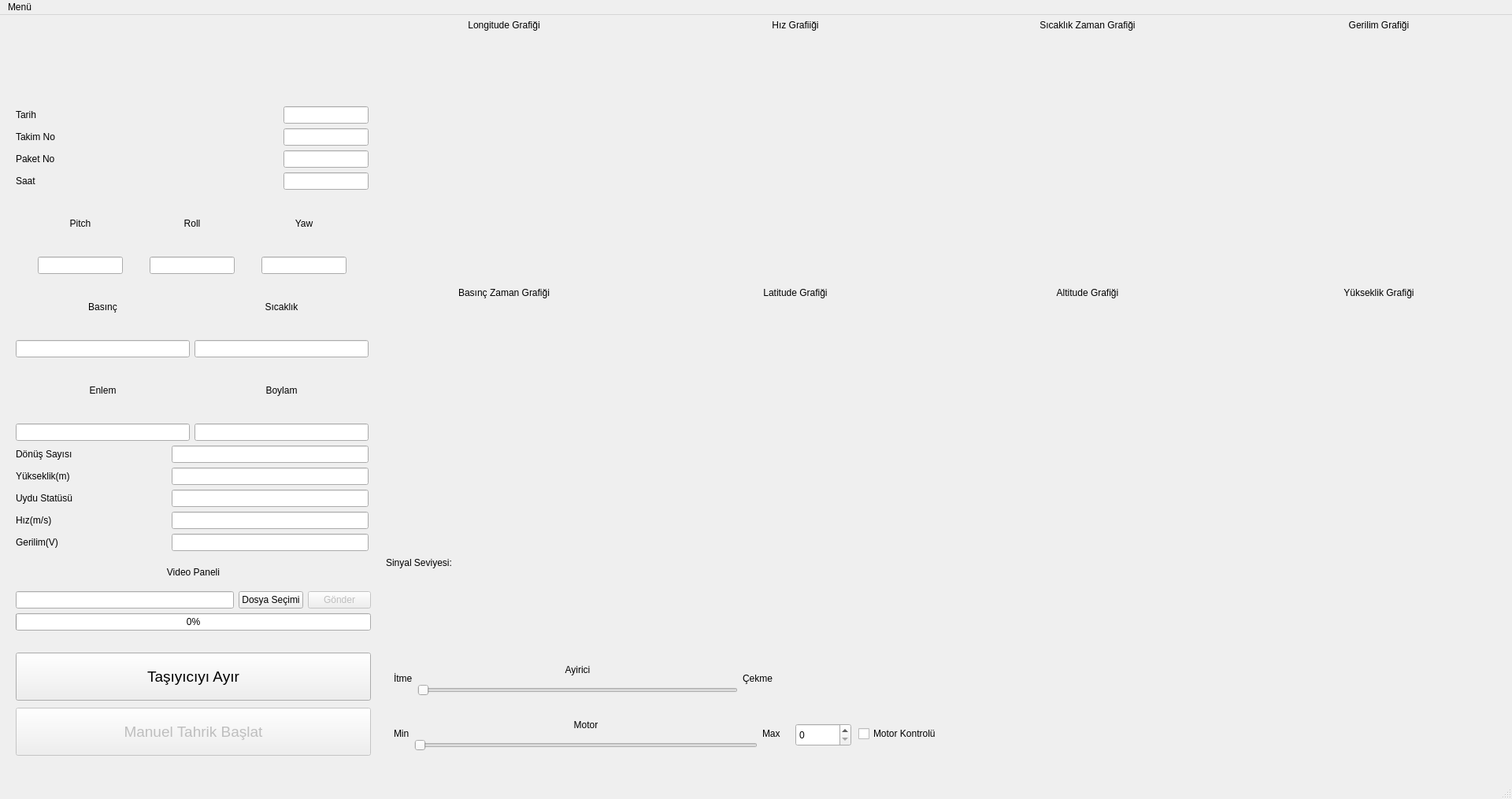
<?xml version="1.0" encoding="UTF-8"?>
<ui version="4.0">
 <class>MainWindow</class>
 <widget class="QMainWindow" name="MainWindow">
  <property name="geometry">
   <rect>
    <x>0</x>
    <y>0</y>
    <width>1920</width>
    <height>1015</height>
   </rect>
  </property>
  <property name="windowTitle">
   <string>MainWindow</string>
  </property>
  <widget class="QWidget" name="centralwidget">
   <widget class="QWidget" name="verticalLayoutWidget_6">
    <property name="geometry">
     <rect>
      <x>20</x>
      <y>10</y>
      <width>448</width>
      <height>671</height>
     </rect>
    </property>
    <layout class="QVBoxLayout" name="verticalLayout_15">
     <property name="rightMargin">
      <number>0</number>
     </property>
     <item>
      <layout class="QHBoxLayout" name="horizontalLayout_15">
       <item>
        <spacer name="horizontalSpacer">
         <property name="orientation">
          <enum>Qt::Horizontal</enum>
         </property>
         <property name="sizeHint" stdset="0">
          <size>
           <width>40</width>
           <height>20</height>
          </size>
         </property>
        </spacer>
       </item>
       <item>
        <widget class="QLabel" name="label_31">
         <property name="sizePolicy">
          <sizepolicy hsizetype="Fixed" vsizetype="Fixed">
           <horstretch>0</horstretch>
           <verstretch>0</verstretch>
          </sizepolicy>
         </property>
         <property name="maximumSize">
          <size>
           <width>321</width>
           <height>121</height>
          </size>
         </property>
         <property name="text">
          <string/>
         </property>
         <property name="pixmap">
          <pixmap resource="logo.qrc">:/new/prefix1/nevfeza.png</pixmap>
         </property>
         <property name="scaledContents">
          <bool>true</bool>
         </property>
        </widget>
       </item>
       <item>
        <spacer name="horizontalSpacer_2">
         <property name="orientation">
          <enum>Qt::Horizontal</enum>
         </property>
         <property name="sizeHint" stdset="0">
          <size>
           <width>40</width>
           <height>20</height>
          </size>
         </property>
        </spacer>
       </item>
      </layout>
     </item>
     <item>
      <layout class="QHBoxLayout" name="horizontalLayout_6">
       <item>
        <widget class="QLabel" name="label_18">
         <property name="text">
          <string>Tarih</string>
         </property>
        </widget>
       </item>
       <item>
        <widget class="QLineEdit" name="textDate">
         <property name="sizePolicy">
          <sizepolicy hsizetype="Fixed" vsizetype="Fixed">
           <horstretch>0</horstretch>
           <verstretch>0</verstretch>
          </sizepolicy>
         </property>
         <property name="readOnly">
          <bool>true</bool>
         </property>
        </widget>
       </item>
      </layout>
     </item>
     <item>
      <layout class="QHBoxLayout" name="horizontalLayout">
       <item>
        <widget class="QLabel" name="label_15">
         <property name="text">
          <string>Takim No</string>
         </property>
        </widget>
       </item>
       <item>
        <widget class="QLineEdit" name="textTeamNo">
         <property name="sizePolicy">
          <sizepolicy hsizetype="Fixed" vsizetype="Fixed">
           <horstretch>0</horstretch>
           <verstretch>0</verstretch>
          </sizepolicy>
         </property>
         <property name="readOnly">
          <bool>true</bool>
         </property>
        </widget>
       </item>
      </layout>
     </item>
     <item>
      <layout class="QHBoxLayout" name="horizontalLayout_4">
       <item>
        <widget class="QLabel" name="label_16">
         <property name="text">
          <string>Paket No</string>
         </property>
        </widget>
       </item>
       <item>
        <widget class="QLineEdit" name="textPackageNo">
         <property name="sizePolicy">
          <sizepolicy hsizetype="Fixed" vsizetype="Fixed">
           <horstretch>0</horstretch>
           <verstretch>0</verstretch>
          </sizepolicy>
         </property>
         <property name="readOnly">
          <bool>true</bool>
         </property>
        </widget>
       </item>
      </layout>
     </item>
     <item>
      <layout class="QHBoxLayout" name="horizontalLayout_5">
       <item>
        <widget class="QLabel" name="label_17">
         <property name="text">
          <string>Saat</string>
         </property>
        </widget>
       </item>
       <item>
        <widget class="QLineEdit" name="textTime">
         <property name="sizePolicy">
          <sizepolicy hsizetype="Fixed" vsizetype="Fixed">
           <horstretch>0</horstretch>
           <verstretch>0</verstretch>
          </sizepolicy>
         </property>
         <property name="readOnly">
          <bool>true</bool>
         </property>
        </widget>
       </item>
      </layout>
     </item>
     <item>
      <layout class="QHBoxLayout" name="horizontalLayout_7">
       <item>
        <layout class="QVBoxLayout" name="verticalLayout_16">
         <item>
          <widget class="QLabel" name="label_19">
           <property name="text">
            <string>Pitch</string>
           </property>
           <property name="alignment">
            <set>Qt::AlignCenter</set>
           </property>
          </widget>
         </item>
         <item>
          <widget class="QLineEdit" name="textPitch">
           <property name="sizePolicy">
            <sizepolicy hsizetype="Fixed" vsizetype="Fixed">
             <horstretch>0</horstretch>
             <verstretch>0</verstretch>
            </sizepolicy>
           </property>
           <property name="readOnly">
            <bool>true</bool>
           </property>
          </widget>
         </item>
        </layout>
       </item>
       <item>
        <layout class="QVBoxLayout" name="verticalLayout_18">
         <item>
          <widget class="QLabel" name="label_21">
           <property name="text">
            <string>Roll</string>
           </property>
           <property name="alignment">
            <set>Qt::AlignCenter</set>
           </property>
          </widget>
         </item>
         <item>
          <widget class="QLineEdit" name="textRoll">
           <property name="sizePolicy">
            <sizepolicy hsizetype="Fixed" vsizetype="Fixed">
             <horstretch>0</horstretch>
             <verstretch>0</verstretch>
            </sizepolicy>
           </property>
           <property name="readOnly">
            <bool>true</bool>
           </property>
          </widget>
         </item>
        </layout>
       </item>
       <item>
        <layout class="QVBoxLayout" name="verticalLayout_17">
         <item>
          <widget class="QLabel" name="label_20">
           <property name="text">
            <string>Yaw</string>
           </property>
           <property name="alignment">
            <set>Qt::AlignCenter</set>
           </property>
          </widget>
         </item>
         <item>
          <widget class="QLineEdit" name="textYaw">
           <property name="sizePolicy">
            <sizepolicy hsizetype="Fixed" vsizetype="Fixed">
             <horstretch>0</horstretch>
             <verstretch>0</verstretch>
            </sizepolicy>
           </property>
           <property name="readOnly">
            <bool>true</bool>
           </property>
          </widget>
         </item>
        </layout>
       </item>
      </layout>
     </item>
     <item>
      <layout class="QHBoxLayout" name="horizontalLayout_8">
       <item>
        <layout class="QVBoxLayout" name="verticalLayout_19">
         <item>
          <widget class="QLabel" name="label_22">
           <property name="text">
            <string>Basınç</string>
           </property>
           <property name="alignment">
            <set>Qt::AlignCenter</set>
           </property>
          </widget>
         </item>
         <item>
          <widget class="QLineEdit" name="textPressure">
           <property name="sizePolicy">
            <sizepolicy hsizetype="MinimumExpanding" vsizetype="Fixed">
             <horstretch>0</horstretch>
             <verstretch>0</verstretch>
            </sizepolicy>
           </property>
           <property name="readOnly">
            <bool>true</bool>
           </property>
          </widget>
         </item>
        </layout>
       </item>
       <item>
        <layout class="QVBoxLayout" name="verticalLayout_20">
         <item>
          <widget class="QLabel" name="label_23">
           <property name="text">
            <string>Sıcaklık</string>
           </property>
           <property name="alignment">
            <set>Qt::AlignCenter</set>
           </property>
          </widget>
         </item>
         <item>
          <widget class="QLineEdit" name="textTemp">
           <property name="sizePolicy">
            <sizepolicy hsizetype="MinimumExpanding" vsizetype="Fixed">
             <horstretch>0</horstretch>
             <verstretch>0</verstretch>
            </sizepolicy>
           </property>
           <property name="readOnly">
            <bool>true</bool>
           </property>
          </widget>
         </item>
        </layout>
       </item>
      </layout>
     </item>
     <item>
      <layout class="QHBoxLayout" name="horizontalLayout_9">
       <item>
        <layout class="QVBoxLayout" name="verticalLayout_21">
         <item>
          <widget class="QLabel" name="label_24">
           <property name="text">
            <string>Enlem</string>
           </property>
           <property name="alignment">
            <set>Qt::AlignCenter</set>
           </property>
          </widget>
         </item>
         <item>
          <widget class="QLineEdit" name="textLat">
           <property name="sizePolicy">
            <sizepolicy hsizetype="MinimumExpanding" vsizetype="Fixed">
             <horstretch>0</horstretch>
             <verstretch>0</verstretch>
            </sizepolicy>
           </property>
           <property name="readOnly">
            <bool>true</bool>
           </property>
          </widget>
         </item>
        </layout>
       </item>
       <item>
        <layout class="QVBoxLayout" name="verticalLayout_22">
         <item>
          <widget class="QLabel" name="label_25">
           <property name="text">
            <string>Boylam</string>
           </property>
           <property name="alignment">
            <set>Qt::AlignCenter</set>
           </property>
          </widget>
         </item>
         <item>
          <widget class="QLineEdit" name="textLong">
           <property name="sizePolicy">
            <sizepolicy hsizetype="MinimumExpanding" vsizetype="Fixed">
             <horstretch>0</horstretch>
             <verstretch>0</verstretch>
            </sizepolicy>
           </property>
           <property name="readOnly">
            <bool>true</bool>
           </property>
          </widget>
         </item>
        </layout>
       </item>
      </layout>
     </item>
     <item>
      <layout class="QVBoxLayout" name="verticalLayout_23">
       <item>
        <layout class="QHBoxLayout" name="horizontalLayout_13">
         <item>
          <widget class="QLabel" name="label_29">
           <property name="text">
            <string>Dönüş Sayısı</string>
           </property>
          </widget>
         </item>
         <item>
          <widget class="QLineEdit" name="textRotation">
           <property name="sizePolicy">
            <sizepolicy hsizetype="Fixed" vsizetype="Fixed">
             <horstretch>0</horstretch>
             <verstretch>0</verstretch>
            </sizepolicy>
           </property>
           <property name="minimumSize">
            <size>
             <width>250</width>
             <height>0</height>
            </size>
           </property>
           <property name="readOnly">
            <bool>true</bool>
           </property>
          </widget>
         </item>
        </layout>
       </item>
       <item>
        <layout class="QHBoxLayout" name="horizontalLayout_11">
         <item>
          <widget class="QLabel" name="label_27">
           <property name="text">
            <string>Yükseklik(m)</string>
           </property>
          </widget>
         </item>
         <item>
          <widget class="QLineEdit" name="textHeight">
           <property name="sizePolicy">
            <sizepolicy hsizetype="Fixed" vsizetype="Fixed">
             <horstretch>0</horstretch>
             <verstretch>0</verstretch>
            </sizepolicy>
           </property>
           <property name="minimumSize">
            <size>
             <width>250</width>
             <height>0</height>
            </size>
           </property>
           <property name="readOnly">
            <bool>true</bool>
           </property>
          </widget>
         </item>
        </layout>
       </item>
       <item>
        <layout class="QHBoxLayout" name="horizontalLayout_10">
         <item>
          <widget class="QLabel" name="label_26">
           <property name="text">
            <string>Uydu Statüsü</string>
           </property>
          </widget>
         </item>
         <item>
          <widget class="QLineEdit" name="textSatelliteStatus">
           <property name="sizePolicy">
            <sizepolicy hsizetype="Fixed" vsizetype="Fixed">
             <horstretch>0</horstretch>
             <verstretch>0</verstretch>
            </sizepolicy>
           </property>
           <property name="minimumSize">
            <size>
             <width>250</width>
             <height>0</height>
            </size>
           </property>
           <property name="readOnly">
            <bool>true</bool>
           </property>
          </widget>
         </item>
        </layout>
       </item>
       <item>
        <layout class="QHBoxLayout" name="horizontalLayout_14">
         <item>
          <widget class="QLabel" name="label_30">
           <property name="text">
            <string>Hız(m/s)</string>
           </property>
          </widget>
         </item>
         <item>
          <widget class="QLineEdit" name="textSpeed">
           <property name="sizePolicy">
            <sizepolicy hsizetype="Fixed" vsizetype="Fixed">
             <horstretch>0</horstretch>
             <verstretch>0</verstretch>
            </sizepolicy>
           </property>
           <property name="minimumSize">
            <size>
             <width>250</width>
             <height>0</height>
            </size>
           </property>
           <property name="readOnly">
            <bool>true</bool>
           </property>
          </widget>
         </item>
        </layout>
       </item>
       <item>
        <layout class="QHBoxLayout" name="horizontalLayout_12">
         <item>
          <widget class="QLabel" name="label_28">
           <property name="text">
            <string>Gerilim(V)</string>
           </property>
          </widget>
         </item>
         <item>
          <widget class="QLineEdit" name="textVoltage">
           <property name="sizePolicy">
            <sizepolicy hsizetype="Fixed" vsizetype="Fixed">
             <horstretch>0</horstretch>
             <verstretch>0</verstretch>
            </sizepolicy>
           </property>
           <property name="minimumSize">
            <size>
             <width>250</width>
             <height>0</height>
            </size>
           </property>
           <property name="readOnly">
            <bool>true</bool>
           </property>
          </widget>
         </item>
        </layout>
       </item>
      </layout>
     </item>
    </layout>
   </widget>
   <widget class="QWidget" name="horizontalLayoutWidget">
    <property name="geometry">
     <rect>
      <x>490</x>
      <y>0</y>
      <width>1411</width>
      <height>331</height>
     </rect>
    </property>
    <layout class="QHBoxLayout" name="horizontalLayout_2">
     <item>
      <layout class="QVBoxLayout" name="verticalLayout_13" stretch="0,0">
       <item>
        <widget class="QLabel" name="label_13">
         <property name="text">
          <string>Longitude Grafiği</string>
         </property>
         <property name="alignment">
          <set>Qt::AlignCenter</set>
         </property>
        </widget>
       </item>
       <item>
        <widget class="QwtPlot" name="longitudePlot">
         <property name="sizePolicy">
          <sizepolicy hsizetype="Fixed" vsizetype="Fixed">
           <horstretch>0</horstretch>
           <verstretch>0</verstretch>
          </sizepolicy>
         </property>
         <property name="minimumSize">
          <size>
           <width>300</width>
           <height>300</height>
          </size>
         </property>
        </widget>
       </item>
      </layout>
     </item>
     <item>
      <spacer name="horizontalSpacer_3">
       <property name="orientation">
        <enum>Qt::Horizontal</enum>
       </property>
       <property name="sizeHint" stdset="0">
        <size>
         <width>40</width>
         <height>20</height>
        </size>
       </property>
      </spacer>
     </item>
     <item>
      <layout class="QVBoxLayout" name="verticalLayout_6">
       <item>
        <widget class="QLabel" name="label_6">
         <property name="text">
          <string>Hız Grafiiği</string>
         </property>
         <property name="alignment">
          <set>Qt::AlignCenter</set>
         </property>
        </widget>
       </item>
       <item>
        <widget class="QwtPlot" name="speedPlot">
         <property name="sizePolicy">
          <sizepolicy hsizetype="Fixed" vsizetype="Fixed">
           <horstretch>0</horstretch>
           <verstretch>0</verstretch>
          </sizepolicy>
         </property>
         <property name="minimumSize">
          <size>
           <width>300</width>
           <height>300</height>
          </size>
         </property>
        </widget>
       </item>
      </layout>
     </item>
     <item>
      <spacer name="horizontalSpacer_4">
       <property name="orientation">
        <enum>Qt::Horizontal</enum>
       </property>
       <property name="sizeHint" stdset="0">
        <size>
         <width>40</width>
         <height>20</height>
        </size>
       </property>
      </spacer>
     </item>
     <item>
      <layout class="QVBoxLayout" name="verticalLayout">
       <item>
        <widget class="QLabel" name="label">
         <property name="text">
          <string>Sıcaklık Zaman Grafiği</string>
         </property>
         <property name="alignment">
          <set>Qt::AlignCenter</set>
         </property>
        </widget>
       </item>
       <item>
        <widget class="QwtPlot" name="tempPlot">
         <property name="sizePolicy">
          <sizepolicy hsizetype="Fixed" vsizetype="Fixed">
           <horstretch>0</horstretch>
           <verstretch>0</verstretch>
          </sizepolicy>
         </property>
         <property name="minimumSize">
          <size>
           <width>300</width>
           <height>300</height>
          </size>
         </property>
        </widget>
       </item>
      </layout>
     </item>
     <item>
      <spacer name="horizontalSpacer_5">
       <property name="orientation">
        <enum>Qt::Horizontal</enum>
       </property>
       <property name="sizeHint" stdset="0">
        <size>
         <width>40</width>
         <height>20</height>
        </size>
       </property>
      </spacer>
     </item>
     <item>
      <layout class="QVBoxLayout" name="verticalLayout_5">
       <item>
        <widget class="QLabel" name="label_5">
         <property name="text">
          <string>Gerilim Grafiği</string>
         </property>
         <property name="alignment">
          <set>Qt::AlignCenter</set>
         </property>
        </widget>
       </item>
       <item>
        <widget class="QwtPlot" name="voltagePlot">
         <property name="sizePolicy">
          <sizepolicy hsizetype="Fixed" vsizetype="Fixed">
           <horstretch>0</horstretch>
           <verstretch>0</verstretch>
          </sizepolicy>
         </property>
         <property name="minimumSize">
          <size>
           <width>300</width>
           <height>300</height>
          </size>
         </property>
        </widget>
       </item>
      </layout>
     </item>
    </layout>
   </widget>
   <widget class="QWidget" name="horizontalLayoutWidget_2">
    <property name="geometry">
     <rect>
      <x>490</x>
      <y>340</y>
      <width>1411</width>
      <height>331</height>
     </rect>
    </property>
    <layout class="QHBoxLayout" name="horizontalLayout_3">
     <item>
      <layout class="QVBoxLayout" name="verticalLayout_2">
       <item>
        <widget class="QLabel" name="label_2">
         <property name="text">
          <string>Basınç Zaman Grafiği</string>
         </property>
         <property name="alignment">
          <set>Qt::AlignCenter</set>
         </property>
        </widget>
       </item>
       <item>
        <widget class="QwtPlot" name="pressurePlot">
         <property name="sizePolicy">
          <sizepolicy hsizetype="Fixed" vsizetype="Fixed">
           <horstretch>0</horstretch>
           <verstretch>0</verstretch>
          </sizepolicy>
         </property>
         <property name="minimumSize">
          <size>
           <width>300</width>
           <height>300</height>
          </size>
         </property>
        </widget>
       </item>
      </layout>
     </item>
     <item>
      <spacer name="horizontalSpacer_6">
       <property name="orientation">
        <enum>Qt::Horizontal</enum>
       </property>
       <property name="sizeHint" stdset="0">
        <size>
         <width>40</width>
         <height>20</height>
        </size>
       </property>
      </spacer>
     </item>
     <item>
      <layout class="QVBoxLayout" name="verticalLayout_14">
       <item>
        <widget class="QLabel" name="label_14">
         <property name="text">
          <string>Latitude Grafiği</string>
         </property>
         <property name="alignment">
          <set>Qt::AlignCenter</set>
         </property>
        </widget>
       </item>
       <item>
        <widget class="QwtPlot" name="latitudePlot">
         <property name="sizePolicy">
          <sizepolicy hsizetype="Fixed" vsizetype="Fixed">
           <horstretch>0</horstretch>
           <verstretch>0</verstretch>
          </sizepolicy>
         </property>
         <property name="minimumSize">
          <size>
           <width>300</width>
           <height>300</height>
          </size>
         </property>
        </widget>
       </item>
      </layout>
     </item>
     <item>
      <spacer name="horizontalSpacer_7">
       <property name="orientation">
        <enum>Qt::Horizontal</enum>
       </property>
       <property name="sizeHint" stdset="0">
        <size>
         <width>40</width>
         <height>20</height>
        </size>
       </property>
      </spacer>
     </item>
     <item>
      <layout class="QVBoxLayout" name="verticalLayout_12">
       <item>
        <widget class="QLabel" name="label_12">
         <property name="text">
          <string>Altitude Grafiği</string>
         </property>
         <property name="alignment">
          <set>Qt::AlignCenter</set>
         </property>
        </widget>
       </item>
       <item>
        <widget class="QwtPlot" name="alttudePlot">
         <property name="enabled">
          <bool>true</bool>
         </property>
         <property name="sizePolicy">
          <sizepolicy hsizetype="Fixed" vsizetype="Fixed">
           <horstretch>0</horstretch>
           <verstretch>0</verstretch>
          </sizepolicy>
         </property>
         <property name="minimumSize">
          <size>
           <width>300</width>
           <height>300</height>
          </size>
         </property>
        </widget>
       </item>
      </layout>
     </item>
     <item>
      <spacer name="horizontalSpacer_8">
       <property name="orientation">
        <enum>Qt::Horizontal</enum>
       </property>
       <property name="sizeHint" stdset="0">
        <size>
         <width>40</width>
         <height>20</height>
        </size>
       </property>
      </spacer>
     </item>
     <item>
      <layout class="QVBoxLayout" name="verticalLayout_4">
       <item>
        <widget class="QLabel" name="label_4">
         <property name="text">
          <string>Yükseklik Grafiği</string>
         </property>
         <property name="alignment">
          <set>Qt::AlignCenter</set>
         </property>
        </widget>
       </item>
       <item>
        <widget class="QwtPlot" name="heightPlot">
         <property name="sizePolicy">
          <sizepolicy hsizetype="Fixed" vsizetype="Fixed">
           <horstretch>0</horstretch>
           <verstretch>0</verstretch>
          </sizepolicy>
         </property>
         <property name="minimumSize">
          <size>
           <width>300</width>
           <height>300</height>
          </size>
         </property>
        </widget>
       </item>
      </layout>
     </item>
    </layout>
   </widget>
   <widget class="QWidget" name="verticalLayoutWidget">
    <property name="geometry">
     <rect>
      <x>20</x>
      <y>690</y>
      <width>451</width>
      <height>92</height>
     </rect>
    </property>
    <layout class="QVBoxLayout" name="verticalLayout_3">
     <item>
      <widget class="QLabel" name="label_3">
       <property name="text">
        <string>Video Paneli</string>
       </property>
       <property name="alignment">
        <set>Qt::AlignCenter</set>
       </property>
      </widget>
     </item>
     <item>
      <layout class="QHBoxLayout" name="horizontalLayout_16">
       <item>
        <widget class="QLineEdit" name="videoFilePath">
         <property name="readOnly">
          <bool>true</bool>
         </property>
        </widget>
       </item>
       <item>
        <widget class="QPushButton" name="fileSelect">
         <property name="text">
          <string>Dosya Seçimi</string>
         </property>
        </widget>
       </item>
       <item>
        <widget class="QPushButton" name="sendButton">
         <property name="enabled">
          <bool>false</bool>
         </property>
         <property name="text">
          <string>Gönder</string>
         </property>
        </widget>
       </item>
      </layout>
     </item>
     <item>
      <widget class="QProgressBar" name="progressBar">
       <property name="sizePolicy">
        <sizepolicy hsizetype="Expanding" vsizetype="Fixed">
         <horstretch>0</horstretch>
         <verstretch>0</verstretch>
        </sizepolicy>
       </property>
       <property name="value">
        <number>0</number>
       </property>
      </widget>
     </item>
    </layout>
   </widget>
   <widget class="QPushButton" name="seperateCommand">
    <property name="geometry">
     <rect>
      <x>20</x>
      <y>810</y>
      <width>451</width>
      <height>61</height>
     </rect>
    </property>
    <property name="font">
     <font>
      <pointsize>14</pointsize>
     </font>
    </property>
    <property name="text">
     <string>Taşıyıcıyı Ayır</string>
    </property>
   </widget>
   <widget class="QPushButton" name="testThrust">
    <property name="enabled">
     <bool>false</bool>
    </property>
    <property name="geometry">
     <rect>
      <x>20</x>
      <y>880</y>
      <width>451</width>
      <height>61</height>
     </rect>
    </property>
    <property name="font">
     <font>
      <pointsize>14</pointsize>
     </font>
    </property>
    <property name="text">
     <string>Manuel Tahrik Başlat</string>
    </property>
   </widget>
   <widget class="QLabel" name="simulationTest">
    <property name="geometry">
     <rect>
      <x>1500</x>
      <y>670</y>
      <width>321</width>
      <height>301</height>
     </rect>
    </property>
    <property name="text">
     <string/>
    </property>
    <property name="pixmap">
     <pixmap resource="rect.qrc">:/new/prefix1/rectangle.png</pixmap>
    </property>
    <property name="scaledContents">
     <bool>false</bool>
    </property>
    <property name="alignment">
     <set>Qt::AlignCenter</set>
    </property>
   </widget>
   <widget class="QWidget" name="horizontalLayoutWidget_3">
    <property name="geometry">
     <rect>
      <x>490</x>
      <y>680</y>
      <width>160</width>
      <height>31</height>
     </rect>
    </property>
    <layout class="QHBoxLayout" name="horizontalLayout_17">
     <item>
      <widget class="QLabel" name="label_7">
       <property name="text">
        <string>Sinyal Seviyesi:</string>
       </property>
      </widget>
     </item>
     <item>
      <widget class="QLabel" name="signalLevel">
       <property name="text">
        <string/>
       </property>
      </widget>
     </item>
    </layout>
   </widget>
   <widget class="QWidget" name="horizontalLayoutWidget_4">
    <property name="geometry">
     <rect>
      <x>500</x>
      <y>820</y>
      <width>481</width>
      <height>45</height>
     </rect>
    </property>
    <layout class="QHBoxLayout" name="horizontalLayout_18">
     <item>
      <widget class="QLabel" name="label_9">
       <property name="text">
        <string>İtme</string>
       </property>
      </widget>
     </item>
     <item>
      <layout class="QVBoxLayout" name="verticalLayout_7">
       <item>
        <widget class="QLabel" name="label_8">
         <property name="text">
          <string>Ayirici</string>
         </property>
         <property name="alignment">
          <set>Qt::AlignCenter</set>
         </property>
        </widget>
       </item>
       <item>
        <widget class="QSlider" name="seperatorSlider">
         <property name="maximum">
          <number>100</number>
         </property>
         <property name="singleStep">
          <number>10</number>
         </property>
         <property name="orientation">
          <enum>Qt::Horizontal</enum>
         </property>
        </widget>
       </item>
      </layout>
     </item>
     <item>
      <widget class="QLabel" name="label_10">
       <property name="text">
        <string>Çekme</string>
       </property>
      </widget>
     </item>
    </layout>
   </widget>
   <widget class="QWidget" name="horizontalLayoutWidget_5">
    <property name="geometry">
     <rect>
      <x>500</x>
      <y>890</y>
      <width>491</width>
      <height>45</height>
     </rect>
    </property>
    <layout class="QHBoxLayout" name="engineContolLay">
     <item>
      <widget class="QLabel" name="label_11">
       <property name="text">
        <string>Min</string>
       </property>
      </widget>
     </item>
     <item>
      <layout class="QVBoxLayout" name="verticalLayout_8">
       <item>
        <widget class="QLabel" name="label_32">
         <property name="text">
          <string>Motor</string>
         </property>
         <property name="alignment">
          <set>Qt::AlignCenter</set>
         </property>
        </widget>
       </item>
       <item>
        <widget class="QSlider" name="engineSlider">
         <property name="enabled">
          <bool>false</bool>
         </property>
         <property name="maximum">
          <number>100</number>
         </property>
         <property name="singleStep">
          <number>5</number>
         </property>
         <property name="orientation">
          <enum>Qt::Horizontal</enum>
         </property>
        </widget>
       </item>
      </layout>
     </item>
     <item>
      <widget class="QLabel" name="label_33">
       <property name="text">
        <string>Max</string>
       </property>
      </widget>
     </item>
    </layout>
   </widget>
   <widget class="QCheckBox" name="checkBox">
    <property name="geometry">
     <rect>
      <x>1090</x>
      <y>900</y>
      <width>131</width>
      <height>26</height>
     </rect>
    </property>
    <property name="text">
     <string>Motor Kontrolü</string>
    </property>
   </widget>
   <widget class="QSpinBox" name="spinBox">
    <property name="geometry">
     <rect>
      <x>1010</x>
      <y>900</y>
      <width>71</width>
      <height>29</height>
     </rect>
    </property>
   </widget>
  </widget>
  <widget class="QMenuBar" name="menubar">
   <property name="geometry">
    <rect>
     <x>0</x>
     <y>0</y>
     <width>1920</width>
     <height>25</height>
    </rect>
   </property>
   <widget class="QMenu" name="menuMenu">
    <property name="title">
     <string>Menü</string>
    </property>
    <addaction name="actionZemin_Belirle"/>
    <addaction name="actionStat_S_f_rla"/>
   </widget>
   <addaction name="menuMenu"/>
  </widget>
  <widget class="QStatusBar" name="statusbar"/>
  <action name="actionZemin_Belirle">
   <property name="text">
    <string>Zemin Belirle</string>
   </property>
  </action>
  <action name="actionStat_S_f_rla">
   <property name="text">
    <string>Statü Sıfırla</string>
   </property>
  </action>
 </widget>
 <customwidgets>
  <customwidget>
   <class>QwtPlot</class>
   <extends>QFrame</extends>
   <header>qwt_plot.h</header>
   <container>1</container>
  </customwidget>
 </customwidgets>
 <resources>
  <include location="rect.qrc"/>
  <include location="logo.qrc"/>
 </resources>
 <connections/>
</ui>
